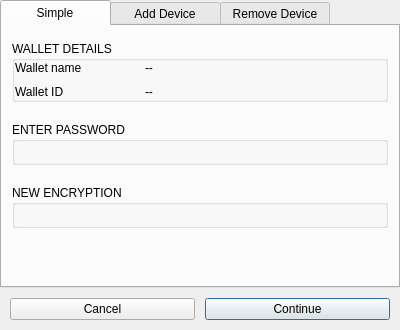
<?xml version="1.0" encoding="UTF-8"?>
<ui version="4.0">
 <class>ManageEncryptionDialog</class>
 <widget class="QDialog" name="ManageEncryptionDialog">
  <property name="geometry">
   <rect>
    <x>0</x>
    <y>0</y>
    <width>400</width>
    <height>330</height>
   </rect>
  </property>
  <property name="maximumSize">
   <size>
    <width>450</width>
    <height>16777215</height>
   </size>
  </property>
  <property name="windowTitle">
   <string>Manage Wallet Encryption</string>
  </property>
  <property name="classicTabs" stdset="0">
   <bool>true</bool>
  </property>
  <layout class="QVBoxLayout" name="verticalLayout">
   <property name="spacing">
    <number>0</number>
   </property>
   <property name="leftMargin">
    <number>0</number>
   </property>
   <property name="topMargin">
    <number>0</number>
   </property>
   <property name="rightMargin">
    <number>0</number>
   </property>
   <property name="bottomMargin">
    <number>0</number>
   </property>
   <item>
    <widget class="QTabWidget" name="tabWidget">
     <property name="styleSheet">
      <string notr="true">QTabBar::tab {
	min-width: 110px;
}</string>
     </property>
     <property name="currentIndex">
      <number>0</number>
     </property>
     <property name="usesScrollButtons">
      <bool>false</bool>
     </property>
     <widget class="QWidget" name="tabSimple">
      <attribute name="title">
       <string>Simple</string>
      </attribute>
      <layout class="QVBoxLayout" name="verticalLayout_2">
       <property name="spacing">
        <number>20</number>
       </property>
       <property name="leftMargin">
        <number>10</number>
       </property>
       <property name="topMargin">
        <number>15</number>
       </property>
       <property name="rightMargin">
        <number>10</number>
       </property>
       <property name="bottomMargin">
        <number>0</number>
       </property>
       <item>
        <widget class="QGroupBox" name="groupBox">
         <property name="minimumSize">
          <size>
           <width>0</width>
           <height>0</height>
          </size>
         </property>
         <property name="title">
          <string>WALLET DETAILS</string>
         </property>
         <layout class="QVBoxLayout" name="verticalLayout_5">
          <property name="spacing">
           <number>10</number>
          </property>
          <property name="leftMargin">
           <number>0</number>
          </property>
          <property name="topMargin">
           <number>0</number>
          </property>
          <property name="rightMargin">
           <number>0</number>
          </property>
          <property name="bottomMargin">
           <number>0</number>
          </property>
          <item>
           <layout class="QHBoxLayout" name="horizontalLayout_3">
            <property name="sizeConstraint">
             <enum>QLayout::SetMaximumSize</enum>
            </property>
            <property name="leftMargin">
             <number>0</number>
            </property>
            <property name="topMargin">
             <number>0</number>
            </property>
            <property name="rightMargin">
             <number>0</number>
            </property>
            <property name="bottomMargin">
             <number>0</number>
            </property>
            <item>
             <widget class="QLabel" name="label_13">
              <property name="minimumSize">
               <size>
                <width>120</width>
                <height>0</height>
               </size>
              </property>
              <property name="text">
               <string>Wallet name</string>
              </property>
             </widget>
            </item>
            <item>
             <widget class="QLabel" name="labelWalletName">
              <property name="sizePolicy">
               <sizepolicy hsizetype="Expanding" vsizetype="Preferred">
                <horstretch>0</horstretch>
                <verstretch>0</verstretch>
               </sizepolicy>
              </property>
              <property name="text">
               <string>--</string>
              </property>
             </widget>
            </item>
           </layout>
          </item>
          <item>
           <layout class="QHBoxLayout" name="horizontalLayout_2">
            <property name="sizeConstraint">
             <enum>QLayout::SetMaximumSize</enum>
            </property>
            <property name="leftMargin">
             <number>0</number>
            </property>
            <property name="topMargin">
             <number>0</number>
            </property>
            <property name="rightMargin">
             <number>0</number>
            </property>
            <property name="bottomMargin">
             <number>0</number>
            </property>
            <item>
             <widget class="QLabel" name="label_12">
              <property name="minimumSize">
               <size>
                <width>120</width>
                <height>0</height>
               </size>
              </property>
              <property name="text">
               <string>Wallet ID</string>
              </property>
             </widget>
            </item>
            <item>
             <widget class="QLabel" name="labelWalletId">
              <property name="sizePolicy">
               <sizepolicy hsizetype="Expanding" vsizetype="Preferred">
                <horstretch>0</horstretch>
                <verstretch>0</verstretch>
               </sizepolicy>
              </property>
              <property name="text">
               <string>--</string>
              </property>
             </widget>
            </item>
           </layout>
          </item>
         </layout>
        </widget>
       </item>
       <item>
        <widget class="QGroupBox" name="groupBoxCurrentEncryption">
         <property name="sizePolicy">
          <sizepolicy hsizetype="Preferred" vsizetype="Preferred">
           <horstretch>0</horstretch>
           <verstretch>0</verstretch>
          </sizepolicy>
         </property>
         <property name="styleSheet">
          <string notr="true"/>
         </property>
         <property name="title">
          <string>ENTER PASSWORD</string>
         </property>
         <layout class="QVBoxLayout" name="verticalLayout_6">
          <property name="spacing">
           <number>0</number>
          </property>
          <property name="leftMargin">
           <number>0</number>
          </property>
          <property name="topMargin">
           <number>0</number>
          </property>
          <property name="rightMargin">
           <number>0</number>
          </property>
          <property name="bottomMargin">
           <number>0</number>
          </property>
          <item>
           <widget class="WalletKeysSubmitNewWidget" name="widgetSubmitKeys" native="true">
            <property name="minimumSize">
             <size>
              <width>0</width>
              <height>20</height>
             </size>
            </property>
            <property name="styleSheet">
             <string notr="true"/>
            </property>
           </widget>
          </item>
         </layout>
        </widget>
       </item>
       <item>
        <widget class="QGroupBox" name="groupBoxNewEncryption">
         <property name="styleSheet">
          <string notr="true"/>
         </property>
         <property name="title">
          <string>NEW ENCRYPTION</string>
         </property>
         <layout class="QVBoxLayout" name="verticalLayout_7">
          <property name="spacing">
           <number>0</number>
          </property>
          <property name="leftMargin">
           <number>0</number>
          </property>
          <property name="topMargin">
           <number>0</number>
          </property>
          <property name="rightMargin">
           <number>0</number>
          </property>
          <property name="bottomMargin">
           <number>0</number>
          </property>
          <item>
           <widget class="WalletKeysCreateNewWidget" name="widgetCreateKeys" native="true">
            <property name="minimumSize">
             <size>
              <width>0</width>
              <height>20</height>
             </size>
            </property>
           </widget>
          </item>
         </layout>
        </widget>
       </item>
       <item>
        <spacer name="verticalSpacer_4">
         <property name="orientation">
          <enum>Qt::Vertical</enum>
         </property>
         <property name="sizeHint" stdset="0">
          <size>
           <width>0</width>
           <height>1000</height>
          </size>
         </property>
        </spacer>
       </item>
      </layout>
     </widget>
     <widget class="QWidget" name="tabAddDevice">
      <attribute name="title">
       <string>Add Device</string>
      </attribute>
      <layout class="QVBoxLayout" name="verticalLayout_3">
       <item>
        <widget class="QWidget" name="widget" native="true">
         <property name="minimumSize">
          <size>
           <width>0</width>
           <height>30</height>
          </size>
         </property>
        </widget>
       </item>
       <item>
        <widget class="QLabel" name="labelAddDeviceInfo">
         <property name="text">
          <string>&lt;html&gt;&lt;head/&gt;&lt;body&gt;&lt;p&gt;&lt;span style=&quot; font-weight:600;&quot;&gt;Add device:&lt;/span&gt;&lt;/p&gt;&lt;p&gt;Add the ability to sign transactions from your other Auth eID devices.&lt;/p&gt;&lt;p&gt;Only one signature from one device will be required to sign requests.&lt;/p&gt;&lt;p&gt;First you'll have to follow the Add Device instructions in your Auth eID app. When completed please proceed here.&lt;/p&gt;&lt;p&gt;Once you press Add Device your activated Auth eID will receive a signing request for adding device. Once you sign the request a new signing request will be sent to your new device.&lt;/p&gt;&lt;/body&gt;&lt;/html&gt;</string>
         </property>
         <property name="alignment">
          <set>Qt::AlignCenter</set>
         </property>
         <property name="wordWrap">
          <bool>true</bool>
         </property>
        </widget>
       </item>
       <item>
        <widget class="QLabel" name="labelDeviceOldInfo">
         <property name="text">
          <string>Open your current Auth eID device and sign the Add Device request</string>
         </property>
         <property name="alignment">
          <set>Qt::AlignCenter</set>
         </property>
         <property name="wordWrap">
          <bool>true</bool>
         </property>
        </widget>
       </item>
       <item>
        <widget class="QLabel" name="labelAddDeviceSuccess">
         <property name="text">
          <string>&lt;html&gt;&lt;head/&gt;&lt;body&gt;&lt;p&gt;&lt;span style=&quot; color:#11d021;&quot;&gt;Successfully signed&lt;/span&gt;&lt;/p&gt;&lt;/body&gt;&lt;/html&gt;</string>
         </property>
         <property name="alignment">
          <set>Qt::AlignCenter</set>
         </property>
         <property name="wordWrap">
          <bool>true</bool>
         </property>
        </widget>
       </item>
       <item>
        <widget class="Line" name="lineAddDevice">
         <property name="orientation">
          <enum>Qt::Horizontal</enum>
         </property>
        </widget>
       </item>
       <item>
        <widget class="QLabel" name="labelDeviceNewInfo">
         <property name="text">
          <string>Open your Auth eID in your new device and sign to activate your device</string>
         </property>
         <property name="alignment">
          <set>Qt::AlignCenter</set>
         </property>
         <property name="wordWrap">
          <bool>true</bool>
         </property>
        </widget>
       </item>
       <item>
        <spacer name="verticalSpacer">
         <property name="orientation">
          <enum>Qt::Vertical</enum>
         </property>
         <property name="sizeHint" stdset="0">
          <size>
           <width>20</width>
           <height>40</height>
          </size>
         </property>
        </spacer>
       </item>
      </layout>
     </widget>
     <widget class="QWidget" name="tabDeviceRemove">
      <attribute name="title">
       <string>Remove Device</string>
      </attribute>
      <layout class="QVBoxLayout" name="verticalLayout_4">
       <item>
        <widget class="QLabel" name="label">
         <property name="text">
          <string>Devices</string>
         </property>
        </widget>
       </item>
       <item>
        <layout class="QHBoxLayout" name="horizontalLayoutDevices">
         <item>
          <widget class="QWidget" name="widget_2" native="true">
           <property name="minimumSize">
            <size>
             <width>100</width>
             <height>100</height>
            </size>
           </property>
           <layout class="QVBoxLayout" name="verticalLayoutDeleteDevices">
            <property name="spacing">
             <number>0</number>
            </property>
            <property name="leftMargin">
             <number>4</number>
            </property>
            <property name="topMargin">
             <number>4</number>
            </property>
            <property name="rightMargin">
             <number>4</number>
            </property>
            <property name="bottomMargin">
             <number>4</number>
            </property>
            <item>
             <spacer name="spacer">
              <property name="orientation">
               <enum>Qt::Vertical</enum>
              </property>
              <property name="sizeHint" stdset="0">
               <size>
                <width>20</width>
                <height>141</height>
               </size>
              </property>
             </spacer>
            </item>
           </layout>
          </widget>
         </item>
         <item>
          <spacer name="horizontalSpacer">
           <property name="orientation">
            <enum>Qt::Horizontal</enum>
           </property>
           <property name="sizeHint" stdset="0">
            <size>
             <width>0</width>
             <height>20</height>
            </size>
           </property>
          </spacer>
         </item>
        </layout>
       </item>
       <item>
        <spacer name="verticalSpacer_2">
         <property name="orientation">
          <enum>Qt::Vertical</enum>
         </property>
         <property name="sizeHint" stdset="0">
          <size>
           <width>20</width>
           <height>151</height>
          </size>
         </property>
        </spacer>
       </item>
      </layout>
     </widget>
    </widget>
   </item>
   <item>
    <widget class="QWidget" name="widget_3" native="true">
     <property name="buttonBar" stdset="0">
      <bool>true</bool>
     </property>
     <layout class="QHBoxLayout" name="horizontalLayout">
      <property name="spacing">
       <number>10</number>
      </property>
      <property name="leftMargin">
       <number>10</number>
      </property>
      <property name="topMargin">
       <number>10</number>
      </property>
      <property name="rightMargin">
       <number>10</number>
      </property>
      <property name="bottomMargin">
       <number>10</number>
      </property>
      <item>
       <widget class="QPushButton" name="pushButtonCancel">
        <property name="text">
         <string>Cancel</string>
        </property>
        <property name="autoDefault">
         <bool>false</bool>
        </property>
       </widget>
      </item>
      <item>
       <widget class="QPushButton" name="pushButtonOk">
        <property name="focusPolicy">
         <enum>Qt::TabFocus</enum>
        </property>
        <property name="text">
         <string>Continue</string>
        </property>
        <property name="default">
         <bool>false</bool>
        </property>
       </widget>
      </item>
     </layout>
    </widget>
   </item>
  </layout>
 </widget>
 <customwidgets>
  <customwidget>
   <class>WalletKeysSubmitNewWidget</class>
   <extends>QWidget</extends>
   <header>WalletKeysSubmitNewWidget.h</header>
   <container>1</container>
  </customwidget>
  <customwidget>
   <class>WalletKeysCreateNewWidget</class>
   <extends>QWidget</extends>
   <header>WalletKeysCreateNewWidget.h</header>
   <container>1</container>
  </customwidget>
 </customwidgets>
 <resources/>
 <connections/>
</ui>
